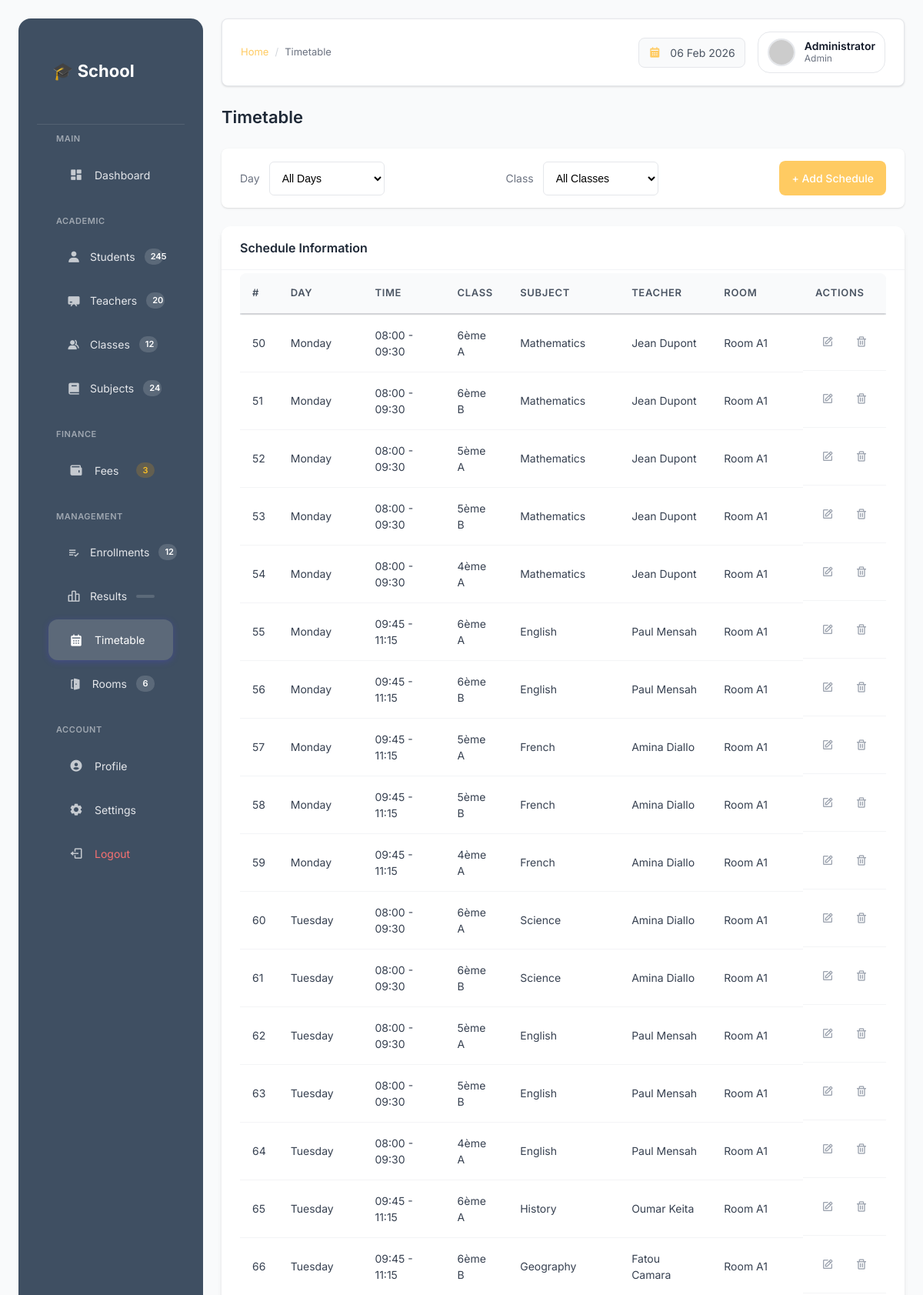
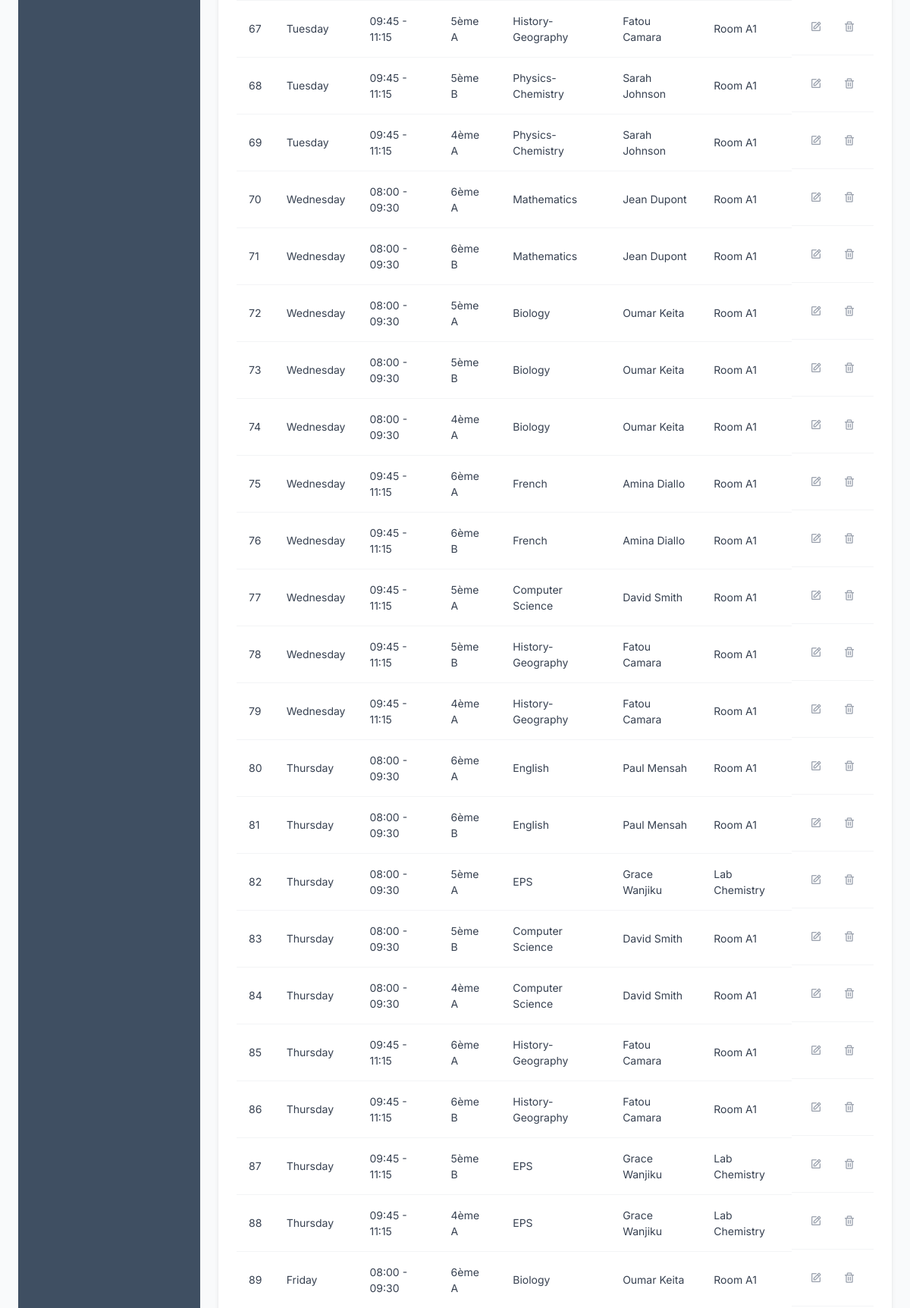
The app's page /timetable (signed in, upper part) with its own data (2 pictures, top to bottom).
### tables this page shows
CREATE TABLE timetable (
    id INTEGER PRIMARY KEY AUTOINCREMENT,
    day TEXT NOT NULL,
    start_time TEXT NOT NULL,
    end_time TEXT NOT NULL,
    subject_id INTEGER,
    room_id INTEGER,
    teacher_id INTEGER,
    class_id INTEGER,
    FOREIGN KEY(subject_id) REFERENCES subjects(id),
    FOREIGN KEY(room_id) REFERENCES rooms(id),
    FOREIGN KEY(teacher_id) REFERENCES teachers(id),
    FOREIGN KEY(class_id) REFERENCES classes(id)
);

CREATE TABLE classes (
    id INTEGER PRIMARY KEY AUTOINCREMENT,
    name TEXT NOT NULL,
    level TEXT NOT NULL
);

CREATE TABLE subjects (
    id INTEGER PRIMARY KEY AUTOINCREMENT,
    name TEXT NOT NULL,
    coefficient INTEGER NOT NULL,
    class_id INTEGER,
    teacher_id INTEGER,
    FOREIGN KEY(class_id) REFERENCES classes(id),
    FOREIGN KEY(teacher_id) REFERENCES teachers(id)
);

CREATE TABLE rooms (
    id INTEGER PRIMARY KEY AUTOINCREMENT,
    name TEXT NOT NULL,
    capacity INTEGER,
    location TEXT
);

### app.py (the view)
@app.route("/timetable")
@login_required
def timetable():
    conn = get_db_connection()
    timetable_data = conn.execute("""
        SELECT t.id,
               c.name AS class_name,
               sub.name AS subject_name,
               te.first_name || ' ' || te.last_name AS teacher_name,  -- CHANGÉ ICI
               r.name AS room_name,
               t.day,
               t.start_time,
               t.end_time
        FROM timetable t
        JOIN classes c ON t.class_id = c.id
        JOIN subjects sub ON t.subject_id = sub.id
        JOIN teachers te ON t.teacher_id = te.id  -- CHANGÉ ICI
        JOIN rooms r ON t.room_id = r.id
        ORDER BY
            CASE t.day
                WHEN 'Monday' THEN 1
                WHEN 'Tuesday' THEN 2
                WHEN 'Wednesday' THEN 3
                WHEN 'Thursday' THEN 4
                WHEN 'Friday' THEN 5
                WHEN 'Saturday' THEN 6
                WHEN 'Sunday' THEN 7
            END,
            t.start_time
    """).fetchall()
    classes_list = conn.execute("SELECT id, name FROM classes").fetchall()
    teachers_list = conn.execute("SELECT id, first_name, last_name FROM teachers").fetchall()
    conn.close()
    return render_template("timetable.html",
                         timetable=timetable_data,
                         classes=classes_list,
                         teachers=teachers_list,
                         page_title="Timetable",
                         page_heading="Timetable")

### app.py (called while the page is built)
def get_db_connection():
    conn = sqlite3.connect(DB_PATH)
    conn.row_factory = sqlite3.Row
    return conn

def login_required(f):
    @wraps(f)
    def decorated_function(*args, **kwargs):
        if not session.get("admin_logged_in"):
            return redirect(url_for("login"))
        return f(*args, **kwargs)
    return decorated_function

@app.context_processor
def inject_date():
    return {"current_date": datetime.now().strftime("%d %b %Y")}

### templates/timetable.html (shortened to what this page needs)
{% extends "base.html" %}
{% block breadcrumb %}Timetable{% endblock %}
{% block content %}
<div class="page-header">
    <h2>Timetable</h2>
</div>
<div class="filter-bar">
    <div class="filter-group">
        <label>Day</label>
        <select>
            <option>All Days</option>
        </select>
    </div>
    <div class="filter-group">
        <label>Class</label>
        <select>
            <option>All Classes</option>
        </select>
    </div>
    <a href="{{ url_for('add_timetable') }}" class="btn btn-primary">
        + Add Schedule
    </a>
</div>
<div class="card">
    <div class="card-header">
        Schedule Information
    </div>
    <div class="card-body">
        <div class="table-container">
        <table class="table">
            <thead>
                <tr>
                    <th>#</th>
                    <th>Day</th>
                    <th>Time</th>
                    <th>Class</th>
                    <th>Subject</th>
                    <th>Teacher</th>
                    <th>Room</th>
                    <th class="text-right">Actions</th>
                </tr>
            </thead>
            <tbody>
                {% for schedule in timetable %}
                <tr>
                    <td>{{ schedule.id }}</td>
                    <td>{{ schedule.day }}</td>
                    <td>{{ schedule.start_time }} - {{ schedule.end_time }}</td>
                    <td>{{ schedule.class_name }}</td>
                    <td>{{ schedule.subject_name }}</td>
                    <td>{{ schedule.teacher_name }}</td>
                    <td>{{ schedule.room_name }}</td>
                    <td class="action-icons">
                        <a href="{{ url_for('edit_timetable', id=schedule.id) }}"
                           class="edit" title="Edit">
                            <i class='bx bx-edit'></i>
                        </a>
                        <a href="{{ url_for('delete_timetable', id=schedule.id) }}"
                           class="delete"
                           onclick="return confirm('Are you sure?');"
                           title="Delete">
                            <i class='bx bx-trash'></i>
                        </a>
                    </td>
                </tr>
                {% endfor %}
            </tbody>
        </table>
    </div>
</div>
{% endblock %}

### static/css/main.css (style rules this page uses)
:root { --primary: #ffcb62; --primary-dark: #1e4fd8; --primary-light: #3b82f6; --login-primary: #ffd98e; --login-bg: #102032; --login-gradient: radial-gradient(ellipse at top left, #283647, #102032); --secondary: #10b981; --danger: #ef4444; --warning: #f59e0b; --info: #0ea5e9; --dark: #111827; --gray-900: #1f2937; --gray-800: #374151; --gray-700: #4b5563; --gray-600: #6b7280; --gray-500: #9ca3af; --gray-400: #d1d5db; --gray-300: #e5e7eb; --gray-200: #f3f4f6; --gray-100: #f9fafb; --white: #ffffff; --sidebar-bg: #3f4f62; --sidebar-text: #e5e7eb; --sidebar-hover: rgba(255, 255, 255, 0.15); --space-xs: 0.5rem; --space-sm: 0.75rem; --space-md: 1rem; --space-lg: 1.5rem; --space-xl: 2rem; --radius-sm: 0.375rem; --radius: 0.5rem; --radius-md: 0.75rem; --radius-lg: 1rem; --shadow-sm: 0 1px 2px 0 rgb(0 0 0 / 0.05); --shadow: 0 1px 3px 0 rgb(0 0 0 / 0.1), 0 1px 2px -1px rgb(0 0 0 / 0.1); --shadow-md: 0 4px 6px -1px rgb(0 0 0 / 0.1), 0 2px 4px -2px rgb(0 0 0 / 0.1); --shadow-lg: 0 10px 15px -3px rgb(0 0 0 / 0.1), 0 4px 6px -4px rgb(0 0 0 / 0.1); }
* { margin: 0; padding: 0; box-sizing: border-box; }
body { font-family: "Inter", "Segoe UI", sans-serif; background: var(--gray-100); color: var(--gray-800); line-height: 1.5; }
.page-header { display: flex; justify-content: space-between; align-items: center; margin-bottom: var(--space-lg); }
.page-header h2 { font-size: 1.375rem; font-weight: 600; color: var(--gray-900); }
.btn { display: inline-flex; align-items: center; gap: var(--space-xs); padding: var(--space-sm) var(--space-md); border-radius: var(--radius); font-size: 0.875rem; font-weight: 500; border: none; cursor: pointer; transition: all 0.2s ease; text-decoration: none; font-family: inherit; }
.btn-primary { background: var(--primary); color: var(--white); }
.card { background: var(--white); border-radius: var(--radius-md); box-shadow: var(--shadow-md); margin-bottom: var(--space-lg); overflow: hidden; }
.card-header { padding: var(--space-md) var(--space-lg); font-size: 1rem; font-weight: 600; border-bottom: 1px solid var(--gray-200); color: var(--gray-900); }
.card-body { padding: var(--space-lg); }
.filter-bar { display: flex; align-items: center; justify-content: space-between; gap: var(--space-sm); padding: var(--space-md) var(--space-lg); margin-bottom: var(--space-lg); background: var(--white); border-radius: var(--radius); box-shadow: var(--shadow); }
.filter-group { display: flex; align-items: center; gap: var(--space-sm); }
.filter-group label { font-size: 0.875rem; color: var(--gray-600); white-space: nowrap; }
.filter-group select, .filter-group input { padding: var(--space-sm); border-radius: var(--radius-sm); border: 1px solid var(--gray-300); font-size: 0.875rem; min-width: 150px; background: var(--white); }
.table { width: 100%; border-collapse: collapse; font-size: 0.875rem; }
.table thead { background: var(--gray-100); }
.table th { text-align: left; font-weight: 600; color: var(--gray-700); padding: var(--space-md); border-bottom: 2px solid var(--gray-300); font-size: 0.8125rem; text-transform: uppercase; letter-spacing: 0.05em; }
.table td { padding: var(--space-md); color: var(--gray-800); border-bottom: 1px solid var(--gray-200); }
.action-icons { display: flex; gap: var(--space-sm); }
.action-icons a { color: var(--gray-500); text-decoration: none; font-size: 1rem; transition: color 0.2s; padding: var(--space-xs); border-radius: var(--radius-sm); }
.table-container { max-height: 600px; overflow-y: auto; border: 0px solid var(--gray-300); border-radius: var(--radius); margin-top: -20px; }
.table-container table { margin-bottom: 0; }
.table-container thead { position: sticky; top: 0; background: var(--gray-100); z-index: 10; box-shadow: 0 2px 2px -1px rgba(0,0,0,0.1); }
.table-container { max-height: calc(100vh - 300px); min-height: 770px; overflow-y: auto; }

### records on screen
timetable: id "50", day "Monday", start_time "08:00", end_time "09:30", class_name "6ème A", subject_name "Mathematics", teacher_name "Jean Dupont", room_name "Room A1"
timetable: id "51", day "Monday", start_time "08:00", end_time "09:30", class_name "6ème B", subject_name "Mathematics", teacher_name "Jean Dupont", room_name "Room A1"
timetable: id "52", day "Monday", start_time "08:00", end_time "09:30", class_name "5ème A", subject_name "Mathematics", teacher_name "Jean Dupont", room_name "Room A1"
timetable: id "53", day "Monday", start_time "08:00", end_time "09:30", class_name "5ème B", subject_name "Mathematics", teacher_name "Jean Dupont", room_name "Room A1"
timetable: id "54", day "Monday", start_time "08:00", end_time "09:30", class_name "4ème A", subject_name "Mathematics", teacher_name "Jean Dupont", room_name "Room A1"
timetable: id "55", day "Monday", start_time "09:45", end_time "11:15", class_name "6ème A", subject_name "English", teacher_name "Paul Mensah", room_name "Room A1"
timetable: id "56", day "Monday", start_time "09:45", end_time "11:15", class_name "6ème B", subject_name "English", teacher_name "Paul Mensah", room_name "Room A1"
timetable: id "57", day "Monday", start_time "09:45", end_time "11:15", class_name "5ème A", subject_name "French", teacher_name "Amina Diallo", room_name "Room A1"
timetable: id "58", day "Monday", start_time "09:45", end_time "11:15", class_name "5ème B", subject_name "French", teacher_name "Amina Diallo", room_name "Room A1"
timetable: id "59", day "Monday", start_time "09:45", end_time "11:15", class_name "4ème A", subject_name "French", teacher_name "Amina Diallo", room_name "Room A1"
timetable: id "60", day "Tuesday", start_time "08:00", end_time "09:30", class_name "6ème A", subject_name "Science", teacher_name "Amina Diallo", room_name "Room A1"
timetable: id "61", day "Tuesday", start_time "08:00", end_time "09:30", class_name "6ème B", subject_name "Science", teacher_name "Amina Diallo", room_name "Room A1"
timetable: id "62", day "Tuesday", start_time "08:00", end_time "09:30", class_name "5ème A", subject_name "English", teacher_name "Paul Mensah", room_name "Room A1"
timetable: id "63", day "Tuesday", start_time "08:00", end_time "09:30", class_name "5ème B", subject_name "English", teacher_name "Paul Mensah", room_name "Room A1"
timetable: id "64", day "Tuesday", start_time "08:00", end_time "09:30", class_name "4ème A", subject_name "English", teacher_name "Paul Mensah", room_name "Room A1"
timetable: id "65", day "Tuesday", start_time "09:45", end_time "11:15", class_name "6ème A", subject_name "History", teacher_name "Oumar Keita", room_name "Room A1"
timetable: id "66", day "Tuesday", start_time "09:45", end_time "11:15", class_name "6ème B", subject_name "Geography", teacher_name "Fatou Camara", room_name "Room A1"
timetable: id "67", day "Tuesday", start_time "09:45", end_time "11:15", class_name "5ème A", subject_name "History-Geography", teacher_name "Fatou Camara", room_name "Room A1"
timetable: id "68", day "Tuesday", start_time "09:45", end_time "11:15", class_name "5ème B", subject_name "Physics-Chemistry", teacher_name "Sarah Johnson", room_name "Room A1"
timetable: id "69", day "Tuesday", start_time "09:45", end_time "11:15", class_name "4ème A", subject_name "Physics-Chemistry", teacher_name "Sarah Johnson", room_name "Room A1"
timetable: id "70", day "Wednesday", start_time "08:00", end_time "09:30", class_name "6ème A", subject_name "Mathematics", teacher_name "Jean Dupont", room_name "Room A1"
timetable: id "71", day "Wednesday", start_time "08:00", end_time "09:30", class_name "6ème B", subject_name "Mathematics", teacher_name "Jean Dupont", room_name "Room A1"
timetable: id "72", day "Wednesday", start_time "08:00", end_time "09:30", class_name "5ème A", subject_name "Biology", teacher_name "Oumar Keita", room_name "Room A1"
timetable: id "73", day "Wednesday", start_time "08:00", end_time "09:30", class_name "5ème B", subject_name "Biology", teacher_name "Oumar Keita", room_name "Room A1"
timetable: id "74", day "Wednesday", start_time "08:00", end_time "09:30", class_name "4ème A", subject_name "Biology", teacher_name "Oumar Keita", room_name "Room A1"
timetable: id "75", day "Wednesday", start_time "09:45", end_time "11:15", class_name "6ème A", subject_name "French", teacher_name "Amina Diallo", room_name "Room A1"
timetable: id "76", day "Wednesday", start_time "09:45", end_time "11:15", class_name "6ème B", subject_name "French", teacher_name "Amina Diallo", room_name "Room A1"
timetable: id "77", day "Wednesday", start_time "09:45", end_time "11:15", class_name "5ème A", subject_name "Computer Science", teacher_name "David Smith", room_name "Room A1"
timetable: id "78", day "Wednesday", start_time "09:45", end_time "11:15", class_name "5ème B", subject_name "History-Geography", teacher_name "Fatou Camara", room_name "Room A1"
timetable: id "79", day "Wednesday", start_time "09:45", end_time "11:15", class_name "4ème A", subject_name "History-Geography", teacher_name "Fatou Camara", room_name "Room A1"
timetable: id "80", day "Thursday", start_time "08:00", end_time "09:30", class_name "6ème A", subject_name "English", teacher_name "Paul Mensah", room_name "Room A1"
timetable: id "81", day "Thursday", start_time "08:00", end_time "09:30", class_name "6ème B", subject_name "English", teacher_name "Paul Mensah", room_name "Room A1"
timetable: id "82", day "Thursday", start_time "08:00", end_time "09:30", class_name "5ème A", subject_name "EPS", teacher_name "Grace Wanjiku", room_name "Lab Chemistry"
timetable: id "83", day "Thursday", start_time "08:00", end_time "09:30", class_name "5ème B", subject_name "Computer Science", teacher_name "David Smith", room_name "Room A1"
timetable: id "84", day "Thursday", start_time "08:00", end_time "09:30", class_name "4ème A", subject_name "Computer Science", teacher_name "David Smith", room_name "Room A1"
timetable: id "85", day "Thursday", start_time "09:45", end_time "11:15", class_name "6ème A", subject_name "History-Geography", teacher_name "Fatou Camara", room_name "Room A1"
timetable: id "86", day "Thursday", start_time "09:45", end_time "11:15", class_name "6ème B", subject_name "History-Geography", teacher_name "Fatou Camara", room_name "Room A1"
timetable: id "87", day "Thursday", start_time "09:45", end_time "11:15", class_name "5ème B", subject_name "EPS", teacher_name "Grace Wanjiku", room_name "Lab Chemistry"
timetable: id "88", day "Thursday", start_time "09:45", end_time "11:15", class_name "4ème A", subject_name "EPS", teacher_name "Grace Wanjiku", room_name "Lab Chemistry"
timetable: id "89", day "Friday", start_time "08:00", end_time "09:30", class_name "6ème A", subject_name "Biology", teacher_name "Oumar Keita", room_name "Room A1"

### other values on screen
{{ session.get('user_name', 'Administrator') }} "Administrator"
{{ session.get('user_role', 'Admin') }} "Admin"
